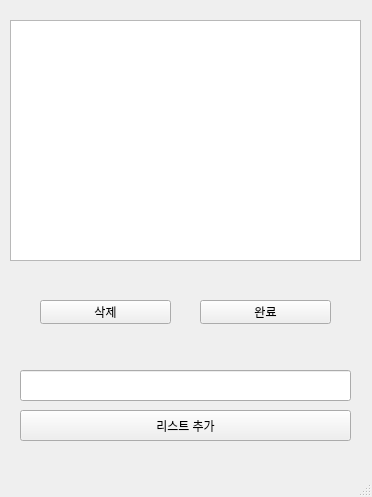
<?xml version="1.0" encoding="UTF-8"?>
<ui version="4.0">
 <class>MainWindow</class>
 <widget class="QMainWindow" name="MainWindow">
  <property name="geometry">
   <rect>
    <x>0</x>
    <y>0</y>
    <width>372</width>
    <height>497</height>
   </rect>
  </property>
  <property name="windowTitle">
   <string>MainWindow</string>
  </property>
  <widget class="QWidget" name="centralwidget">
   <widget class="QListView" name="todoView">
    <property name="geometry">
     <rect>
      <x>10</x>
      <y>20</y>
      <width>351</width>
      <height>241</height>
     </rect>
    </property>
   </widget>
   <widget class="QPushButton" name="addButton">
    <property name="geometry">
     <rect>
      <x>20</x>
      <y>410</y>
      <width>331</width>
      <height>31</height>
     </rect>
    </property>
    <property name="text">
     <string>리스트 추가</string>
    </property>
   </widget>
   <widget class="QLineEdit" name="todoEdit">
    <property name="geometry">
     <rect>
      <x>20</x>
      <y>370</y>
      <width>331</width>
      <height>31</height>
     </rect>
    </property>
   </widget>
   <widget class="QWidget" name="widget" native="true">
    <property name="geometry">
     <rect>
      <x>20</x>
      <y>270</y>
      <width>331</width>
      <height>80</height>
     </rect>
    </property>
    <widget class="QPushButton" name="deleteButton">
     <property name="geometry">
      <rect>
       <x>20</x>
       <y>30</y>
       <width>131</width>
       <height>24</height>
      </rect>
     </property>
     <property name="text">
      <string>삭제</string>
     </property>
    </widget>
    <widget class="QPushButton" name="completeButton">
     <property name="geometry">
      <rect>
       <x>180</x>
       <y>30</y>
       <width>131</width>
       <height>24</height>
      </rect>
     </property>
     <property name="text">
      <string>완료</string>
     </property>
    </widget>
   </widget>
  </widget>
  <widget class="QMenuBar" name="menubar">
   <property name="geometry">
    <rect>
     <x>0</x>
     <y>0</y>
     <width>372</width>
     <height>22</height>
    </rect>
   </property>
  </widget>
  <widget class="QStatusBar" name="statusbar"/>
 </widget>
 <resources/>
 <connections/>
</ui>
